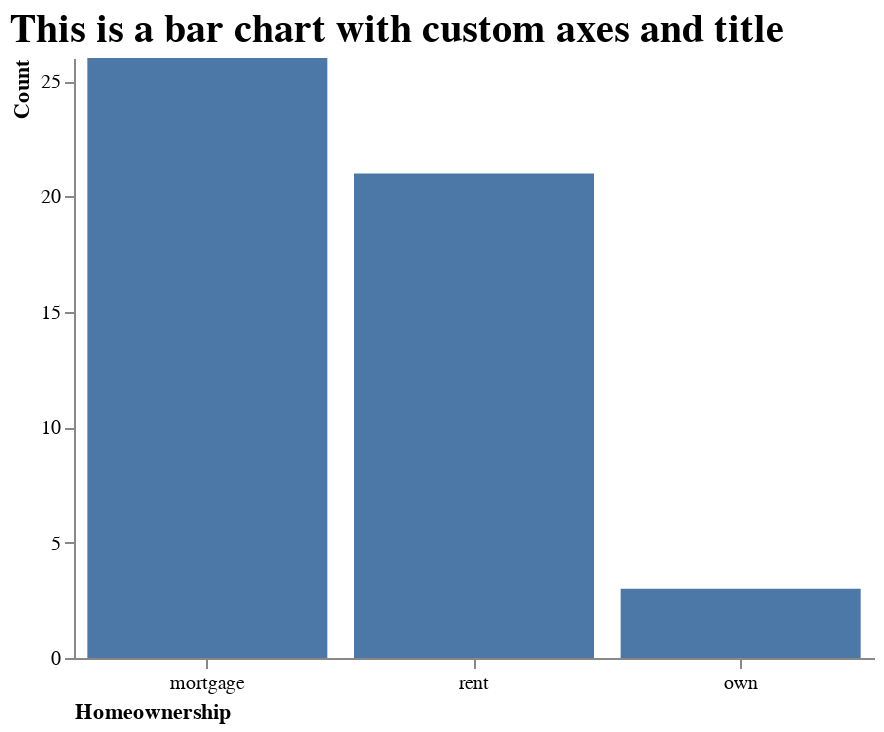

Notebook cell for this chart:
### Markdown cell above
### Bar chart with custom axes and title

### Code cell
alt.Chart(source).mark_bar().encode(
    x=alt.X('homeownership').sort('-y').axis(
        title="Homeownership", 
        labelAngle=0,
        titleAnchor="start"),
    y=alt.Y('homeownership', aggregate='count').axis(
        title = "Count",
        titleAnchor="end",
        grid=False) # no grid
).properties(
    title='This is a bar chart with custom axes and title',
    width=400,
    height=300
).configure_title( # custom title
    fontSize=20,
    font='Arial',
    color='black',
    anchor='start'
).configure_view(strokeWidth=0) # no border

### Figure 1 — Vega-Lite specification as saved in the notebook (floating-point values rounded to 4 significant figures)
{"config": {"view": {"continuousWidth": 300, "continuousHeight": 300, "strokeWidth": 0}, "title": {"anchor": "start", "color": "black", "font": "Arial", "fontSize": 20}}, "data": {"name": "data-b2c8afca0e0d20ad88220754b4a4f801"}, "mark": {"type": "bar"}, "encoding": {"x": {"axis": {"title": "Homeownership", "labelAngle": 0, "titleAnchor": "start"}, "field": "homeownership", "sort": "-y", "type": "nominal"}, "y": {"aggregate": "count", "axis": {"title": "Count", "titleAnchor": "end", "grid": false}, "field": "homeownership", "type": "nominal"}}, "height": 300, "title": "This is a bar chart with custom axes and title", "width": 400, "$schema": "https://vega.github.io/schema/vega-lite/v5.6.1.json", "datasets": {"data-b2c8afca0e0d20ad88220754b4a4f801": [{"homeownership": "rent"}, {"homeownership": "rent"}, {"homeownership": "mortgage"}, {"homeownership": "rent"}, {"homeownership": "mortgage"}, {"homeownership": "mortgage"}, {"homeownership": "rent"}, {"homeownership": "mortgage"}, {"homeownership": "rent"}, {"homeownership": "mortgage"}, {"homeownership": "rent"}, {"homeownership": "mortgage"}, {"homeownership": "rent"}, {"homeownership": "mortgage"}, {"homeownership": "rent"}, {"homeownership": "mortgage"}, {"homeownership": "rent"}, {"homeownership": "rent"}, {"homeownership": "rent"}, {"homeownership": "mortgage"}, {"homeownership": "mortgage"}, {"homeownership": "mortgage"}, {"homeownership": "mortgage"}, {"homeownership": "rent"}, {"homeownership": "mortgage"}, {"homeownership": "rent"}, {"homeownership": "mortgage"}, {"homeownership": "own"}, {"homeownership": "mortgage"}, {"homeownership": "mortgage"}, {"homeownership": "rent"}, {"homeownership": "mortgage"}, {"homeownership": "mortgage"}, {"homeownership": "rent"}, {"homeownership": "rent"}, {"homeownership": "own"}, {"homeownership": "mortgage"}, {"homeownership": "rent"}, {"homeownership": "mortgage"}, {"homeownership": "rent"}, {"homeownership": "mortgage"}, {"homeownership": "rent"}, {"homeownership": "rent"}, {"homeownership": "mortgage"}, {"homeownership": "mortgage"}, {"homeownership": "mortgage"}, {"homeownership": "mortgage"}, {"homeownership": "rent"}, {"homeownership": "own"}, {"homeownership": "mortgage"}]}}
